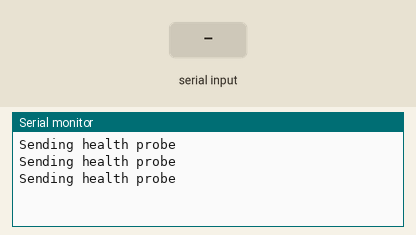
Bench run of a sketch on a simulated Arduino Uno, built with avr-gcc and run on an emulated ATmega328P. On the bench: the last lines printed to the serial monitor. The test bench sets the inputs (shaded band).

Above: at 2.2 s.
2.3 s: "0" received over the second serial link
At 3.5 s:
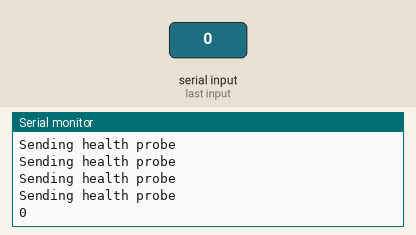
4.1 s: "1" received over the second serial link
At 5.2 s:
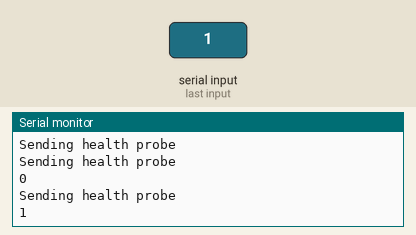

Measured:
- after the input at 2.3 s, the serial monitor: prints a new line after 0.33 s (image 1)
- after the input at 4.1 s, the serial monitor: prints a new line at once (image 2)

The sketch:

arduino-ir-blue.ino
```cpp
#define sprint Serial.print
#define sprintln Serial.println
#include <IRremote.h>
#include "SoftwareSerial.h"
SoftwareSerial MyBlue(11, 12); // RX | TX

IRsend irsend;
const uint8_t NEC_KHZ = 38;
char c = '1';

void setup() {
  Serial.begin(9600);
  MyBlue.begin(9600);  //Baud Rate for AT-command Mode.
  delay(1000);
}

void loop() {
  if (MyBlue.available() > 0) {
    char com = MyBlue.read();
    commandToExecute(com);
  } else {
    Serial.println("Sending health probe");
    MyBlue.println("Alive");
    delay(400);
  }
}


void commandToExecute(char comm) {
  Serial.println(comm);

  if (comm == '0') {
    const uint8_t irSignalOff[] = {
      67, 65, 9, 24, 9, 7, 9, 24, 9, 24, 9, 8, 8, 8, 9, 24, 8, 8, 9, 24, 9, 7, 9, 24, 9, 8, 9, 23, 9, 24, 9, 24, 9, 8, 8, 8, 9, 24, 9, 7, 9, 8, 8, 25, 9, 23, 9, 8, 8, 25, 9, 23, 9, 8, 9, 7, 9, 24, 9, 8, 8, 8, 9, 7, 9, 24, 9, 24, 9, 24, 9, 24, 8, 25, 9, 7, 9, 8, 8, 8, 9, 7, 9, 8, 9, 7, 9, 24, 9, 7, 9, 24, 9, 8, 8, 8, 9, 8, 9, 24, 8, 24, 9, 24, 9, 8, 8, 8, 9, 24, 9, 7, 9, 8, 8, 8, 9, 7, 9, 8, 9, 8, 8, 8, 8, 8, 9, 8, 9, 7, 9, 8, 8, 8, 8, 8, 9, 8, 9, 7, 9, 8, 8, 8, 9, 7, 9, 8, 9, 8, 8, 8, 9, 7, 9, 7, 9, 8, 9, 8, 8, 8, 9, 7, 9, 8, 8, 8, 9, 8, 8, 8, 9, 7, 9, 8, 9, 7, 9, 8, 8, 8, 9, 7, 9, 24, 9, 8, 9, 7, 9, 7, 9, 8, 9, 8, 8, 24, 9, 24, 9, 8, 8, 24, 9, 8, 9, 7, 9, 8, 9
    };
    irsend.sendRaw(irSignalOff, sizeof(irSignalOff) / sizeof(irSignalOff[0]), NEC_KHZ);
    delay(1000);
  }
  if (comm == '1') {
    const uint8_t irSignalOn[] = {
      66, 65, 10, 23, 9, 8, 8, 24, 9, 25, 8, 8, 8, 8, 9, 24, 9, 8, 8, 24, 9, 8, 8, 25, 8, 8, 9, 24, 9, 24, 8, 24, 9, 8, 9, 7, 9, 24, 9, 7, 9, 8, 9, 24, 9, 23, 9, 8, 9, 24, 9, 24, 9, 7, 9, 8, 9, 23, 9, 8, 9, 7, 9, 8, 9, 23, 9, 25, 8, 24, 9, 24, 9, 24, 9, 7, 9, 8, 9, 7, 9, 8, 9, 7, 9, 7, 9, 24, 9, 8, 9, 23, 9, 8, 9, 8, 9, 7, 9, 24, 8, 25, 9, 23, 10, 7, 9, 7, 9, 24, 9, 7, 9, 8, 9, 7, 9, 8, 9, 7, 9, 8, 9, 7, 9, 8, 9, 7, 9, 7, 10, 7, 8, 8, 9, 8, 9, 7, 9, 8, 8, 8, 9, 7, 9, 8, 9, 7, 9, 8, 8, 8, 9, 7, 9, 8, 9, 7, 9, 8, 8, 8, 9, 8, 9, 7, 9, 8, 8, 8, 9, 7, 9, 8, 9, 7, 9, 8, 8, 8, 8, 8, 9, 24, 9, 24, 9, 7, 9, 8, 9, 8, 8, 8, 8, 8, 9, 24, 9, 8, 8, 24, 9, 24, 9, 8, 8, 8, 9, 7, 9
    };
    irsend.sendRaw(irSignalOn, sizeof(irSignalOn) / sizeof(irSignalOn[0]), NEC_KHZ);
    delay(1000);
    irsend.sendRaw(irSignalOn, sizeof(irSignalOn) / sizeof(irSignalOn[0]), NEC_KHZ);
    delay(1000);

  }
}
```
